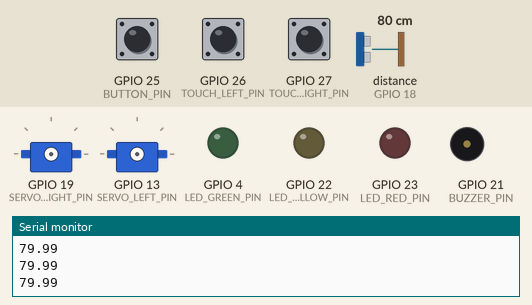
Bench run of a sketch on a simulated ESP32. Shown: 2 × servo, output pins drawn as LEDs (lit = HIGH), buzzer (waves = sounding, pin HIGH), the last lines printed to the serial monitor. Wiring (inferred from the names in the program): ultrasonic range finder: trigger GPIO 5; echo GPIO 18. Inputs (shaded band) come from the test bench; at power-on: distance to the obstacle (sensor on GPIO 18) 80 cm, GPIO 25 (BUTTON_PIN) HIGH, GPIO 26 (TOUCH_LEFT_PIN) LOW, GPIO 27 (TOUCH_RIGHT_PIN) LOW. The echo pulse lasts 58.3 µs per cm; pins used as bus, display or sensor lines are not drawn.

Above: at 1.5 s.
1.6 s: distance to the obstacle (sensor on GPIO 18) set to 41 cm
3.1 s: distance to the obstacle (sensor on GPIO 18) set to 34 cm
At 3.8 s:
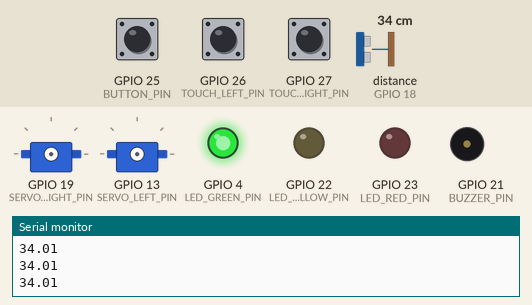
4.6 s: GPIO 25 (BUTTON_PIN) pulled LOW for 0.15 s
At 5.3 s:
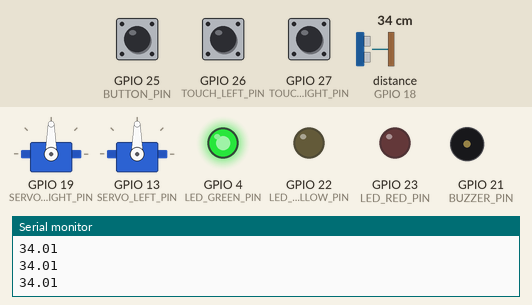
6.3 s: distance to the obstacle (sensor on GPIO 18) set to 27 cm
At 6.9 s:
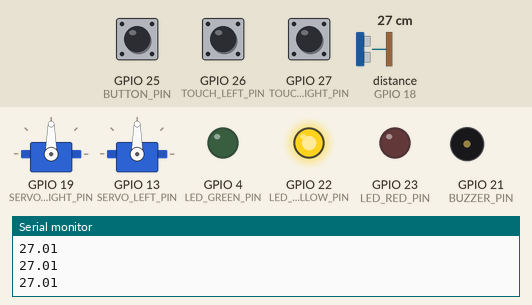
7.8 s: distance to the obstacle (sensor on GPIO 18) set to 23 cm
9.3 s: distance to the obstacle (sensor on GPIO 18) set to 19 cm
At 10.5 s:
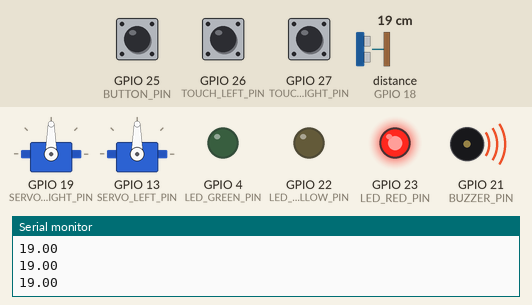
Timing chart, 0 to 11.8 s (numbered marks = the images above; inputs shaded):
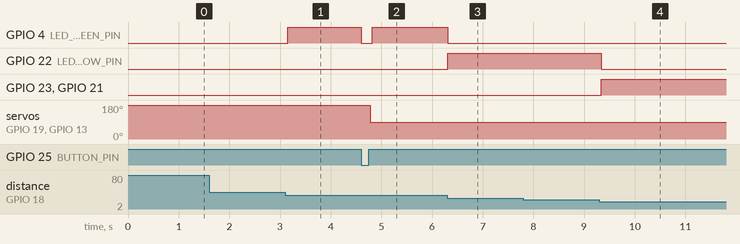

Measured:
- the behaviour switches between 37 and 36 cm on distance to the obstacle (sensor on GPIO 18) (found by bisection; images 0 and 1)
- the behaviour switches between 31 and 30 cm on distance to the obstacle (sensor on GPIO 18) (found by bisection; images 2 and 3)
- the behaviour switches between 22 and 21 cm on distance to the obstacle (sensor on GPIO 18) (found by bisection; images 3 and 4)
- after the input at 3.1 s, GPIO 4 (LED_GREEN_PIN): LOW → HIGH after 0.05 s
- after the input at 4.6 s, GPIO 4 (LED_GREEN_PIN): HIGH → LOW at once, → HIGH 0.22 s later; servo on GPIO 19 (SERVO_RIGHT_PIN), servo on GPIO 13 (SERVO_LEFT_PIN): 180° → 90° after 0.18 s
- after the input at 6.3 s, GPIO 4 (LED_GREEN_PIN): HIGH → LOW at once; GPIO 22 (LED_YELLOW_PIN): LOW → HIGH at once
- after the input at 9.3 s, GPIO 22 (LED_YELLOW_PIN): HIGH → LOW at once; GPIO 23 (LED_RED_PIN), GPIO 21 (BUZZER_PIN): LOW → HIGH at once

The sketch:

gadrail.ino
```cpp
#include <Arduino.h>
#include <ESP32Servo.h>

const int TRIG_PIN = 5;
const int ECHO_PIN = 18;
const int LED_GREEN_PIN = 4;
const int LED_YELLOW_PIN = 22;
const int LED_RED_PIN = 23;
const int BUZZER_PIN = 21;
const int SERVO_RIGHT_PIN = 19;
const int SERVO_LEFT_PIN = 13;
const int TOUCH_RIGHT_PIN = 27;
const int TOUCH_LEFT_PIN = 26;
const int BUTTON_PIN = 25;

const int CW_US = 1000;
const int CCW_US = 2000;
const int STOP_US = 1500;
const unsigned long LEFT_DELAY_MS = 2500;

enum State { IDLE, RUNNING, FINISHED, REVERSING };
State state = IDLE;

Servo servoRight;
Servo servoLeft;

int baseRight = 0;
int baseLeft = 0;
bool rightRunning = false, leftRunning = false;
bool rightDone = false, leftDone = false;
bool rearmWait = false;
unsigned long rightStartMs = 0;

float readDistance() {
  digitalWrite(TRIG_PIN, LOW);
  delayMicroseconds(2);
  digitalWrite(TRIG_PIN, HIGH);
  delayMicroseconds(10);
  digitalWrite(TRIG_PIN, LOW);
  long duration = pulseIn(ECHO_PIN, HIGH, 30000);
  if (duration == 0) return 999.0;
  return (duration * 0.0343) / 2.0;
}

bool touched(int pin, int base) {
  if (digitalRead(pin) == base) return false;
  delay(10);
  return digitalRead(pin) != base;
}

bool buttonDown() {
  if (digitalRead(BUTTON_PIN) == LOW) return true;
  delay(30);
  return digitalRead(BUTTON_PIN) == LOW;
}

void setRed(bool on) {
  digitalWrite(LED_RED_PIN, on);
  digitalWrite(BUZZER_PIN, on);
}

void leds(bool g, bool y, bool r) {
  digitalWrite(LED_GREEN_PIN, g);
  digitalWrite(LED_YELLOW_PIN, y);
  setRed(r);
}

void startRight() {
  servoRight.attach(SERVO_RIGHT_PIN, 1000, 2000);
  servoRight.writeMicroseconds(CW_US);
  digitalWrite(BUZZER_PIN, LOW);
  rightRunning = true;
  rightStartMs = millis();
  Serial.println("Right started");
}

void startLeft() {
  servoLeft.attach(SERVO_LEFT_PIN, 1000, 2000);
  servoLeft.writeMicroseconds(CW_US);
  leftRunning = true;
  Serial.println("Left started");
}

void stopRight() {
  servoRight.writeMicroseconds(STOP_US);
  servoRight.detach();
  rightRunning = false;
  rightDone = true;
  Serial.println("Right stopped");
}

void stopLeft() {
  servoLeft.writeMicroseconds(STOP_US);
  servoLeft.detach();
  leftRunning = false;
  leftDone = true;
  Serial.println("Left stopped");
}

void enterReverse() {
  if (!servoRight.attached()) servoRight.attach(SERVO_RIGHT_PIN, 1000, 2000);
  if (!servoLeft.attached())  servoLeft.attach(SERVO_LEFT_PIN, 1000, 2000);
  servoRight.writeMicroseconds(CCW_US);
  servoLeft.writeMicroseconds(CCW_US);
  rightRunning = leftRunning = false;
  leds(false, false, false);
  state = REVERSING;
  Serial.println("Reversing");
}

void leaveReverse() {
  servoRight.writeMicroseconds(STOP_US);
  servoLeft.writeMicroseconds(STOP_US);
  servoRight.detach();
  servoLeft.detach();
  rightDone = leftDone = false;
  rearmWait = true;
  state = IDLE;
  Serial.println("Back to initial state");
}

void setup() {
  Serial.begin(115200);
  pinMode(TRIG_PIN, OUTPUT);
  pinMode(ECHO_PIN, INPUT);
  pinMode(LED_GREEN_PIN, OUTPUT);
  pinMode(LED_YELLOW_PIN, OUTPUT);
  pinMode(LED_RED_PIN, OUTPUT);
  pinMode(BUZZER_PIN, OUTPUT);
  pinMode(TOUCH_RIGHT_PIN, INPUT);
  pinMode(TOUCH_LEFT_PIN, INPUT);
  pinMode(BUTTON_PIN, INPUT_PULLUP);

  delay(300);
  baseRight = digitalRead(TOUCH_RIGHT_PIN);
  baseLeft = digitalRead(TOUCH_LEFT_PIN);
  Serial.printf("Base R=%d L=%d\n", baseRight, baseLeft);

  ESP32PWM::allocateTimer(0);
  ESP32PWM::allocateTimer(1);
  servoRight.setPeriodHertz(50);
  servoLeft.setPeriodHertz(50);
  leds(false, false, false);
}

void loop() {
  if (state != REVERSING && buttonDown()) enterReverse();

  switch (state) {

    case IDLE: {
      float d = readDistance();
      bool valid = (d > 0.0 && d < 900.0);
      Serial.println(d);
      if (rearmWait && (!valid || d >= 16.0)) rearmWait = false;

      if (!valid || d > 36.0)  leds(false, false, false);
      else if (d >= 30.0)      leds(true,  false, false);
      else if (d >= 22.0)      leds(false, true,  false);
      else if (d >= 16.0)      leds(false, false, true);
      else {
        leds(false, false, true);
        if (!rearmWait) {
          startRight();
          state = RUNNING;
        }
      }
      delay(60);
      break;
    }

    case RUNNING:
      if (!leftRunning && !leftDone && millis() - rightStartMs >= LEFT_DELAY_MS) startLeft();
      if (rightRunning && touched(TOUCH_RIGHT_PIN, baseRight)) stopRight();
      if (leftRunning && touched(TOUCH_LEFT_PIN, baseLeft)) stopLeft();

      if (rightDone && leftDone) {
        leds(false, false, false);
        state = FINISHED;
      }
      delay(5);
      break;

    case FINISHED:
      delay(20);
      break;

    case REVERSING:
      if (!buttonDown()) leaveReverse();
      delay(10);
      break;
  }
}
```
